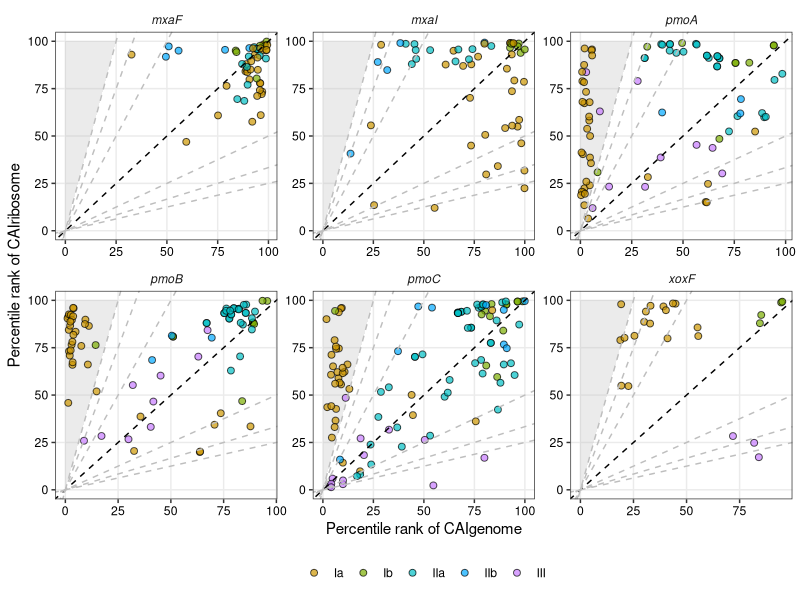
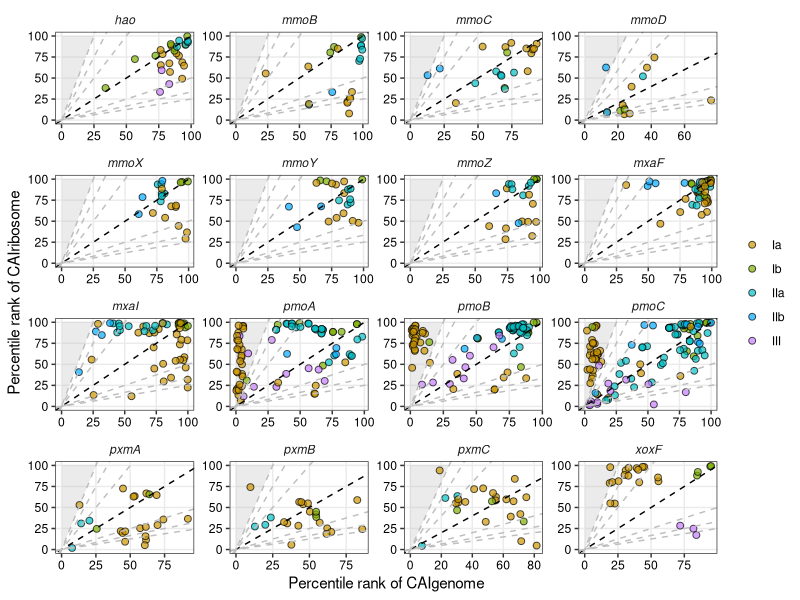

These figures' R source, in order:
#install.packages('ggplot2')
#install.packages('ggrepel')
#install.packages('gridExtra')
#install.packages('scales')
#install.packages("ggpubr")
library('ggplot2')
library('ggrepel')
library('gridExtra')
library('scales')
library("ggpubr")


df <- read.delim(file = '1_QC_CH4.txt', header = TRUE)
#show_col(hue_pal()(8))
manual_colors2 <- c("#CD9600", # Ia
                    "#7CAE00", # Ib
                    "#00BFC4", # IIa *
                    "#00A9FF", # IIb
                    "#C77CFF") # III


p_Fig2B <- ggplot(df[(df$gene_category=='pmo/amo' | df$gene_category=='mxa' | df$gene_category=='xox'), ], aes(x=pCAI_genome, y=pCAI_HiExp)) + 
  geom_polygon(data=data.frame(x=c(0, 0,     100/4), y=c(0, 100,   100)),   aes(x, y), fill="grey", alpha=0.3) + # slope = 4-top
  #geom_polygon(data=data.frame(x=c(0, 100,   100),   y=c(0, 0,     100/4)), aes(x, y), fill="grey", alpha=0.3) + # slope = 4-bottom
  #geom_point(aes(colour=group), alpha=0.3, size=1.5) + #geom_point(aes(colour=group, pch=sample), alpha=0.3, size=1.5) + 
  geom_point(aes(fill=group), alpha=0.7, size=2, colour="black", pch=21) + 
  scale_fill_manual(values = manual_colors2) +
  geom_abline(slope = 1,   intercept = c(0, 0), lty=2, colour='black') +
  geom_abline(slope = 2,   intercept = c(0, 0), lty=2, colour='grey') +
  geom_abline(slope = 1/2, intercept = c(0, 0), lty=2, colour='grey') +
  geom_abline(slope = 3,   intercept = c(0, 0), lty=2, colour='grey') +
  geom_abline(slope = 1/3, intercept = c(0, 0), lty=2, colour='grey') +
  geom_abline(slope = 4,   intercept = c(0, 0), lty=2, colour='grey') +
  geom_abline(slope = 1/4, intercept = c(0, 0), lty=2, colour='grey') +
  facet_wrap(~gene_category_subunit, scales = "free") +
  theme_bw() +
  facet_wrap(~gene_category_subunit, scales = "free") +
  theme(strip.background = element_blank(),
        strip.text = element_text(face = "italic"),
        legend.title=element_blank(),
        legend.position = "bottom",
        axis.text.x = element_text(colour = "black"),
        axis.text.y = element_text(colour = "black"),
        panel.grid.minor = element_blank())+
  xlab(label = "Percentile rank of CAIgenome")+
  ylab(label = "Percentile rank of CAIribosome")+
  NULL
ggsave(filename = "Fig2B.pdf", plot = p_Fig2B, device = "pdf", width = 5.5, height = 5, useDingbats=FALSE)



p_Fig2BS1 <- ggplot(df, aes(x=pCAI_genome, y=pCAI_HiExp)) + 
  geom_polygon(data=data.frame(x=c(0, 0,     100/4), y=c(0, 100,   100)),   aes(x, y), fill="grey", alpha=0.3) + # slope = 4-top
  #geom_polygon(data=data.frame(x=c(0, 100,   100),   y=c(0, 0,     100/4)), aes(x, y), fill="grey", alpha=0.3) + # slope = 4-bottom
  geom_point(aes(fill=group), alpha=0.7, size=2, colour="black", pch=21) + 
  scale_fill_manual(values = manual_colors2) +
  geom_abline(slope = 1,   intercept = c(0, 0), lty=2, colour='black') +
  geom_abline(slope = 2,   intercept = c(0, 0), lty=2, colour='grey') +
  geom_abline(slope = 1/2, intercept = c(0, 0), lty=2, colour='grey') +
  geom_abline(slope = 3,   intercept = c(0, 0), lty=2, colour='grey') +
  geom_abline(slope = 1/3, intercept = c(0, 0), lty=2, colour='grey') +
  geom_abline(slope = 4,   intercept = c(0, 0), lty=2, colour='grey') +
  geom_abline(slope = 1/4, intercept = c(0, 0), lty=2, colour='grey') +
  facet_wrap(~gene_category_subunit, scales = "free") +
  theme_bw() +
  facet_wrap(~gene_category_subunit, scales = "free") +
  theme(strip.background = element_blank(),
        strip.text = element_text(face = "italic"),
        legend.title=element_blank(),
        axis.text.x = element_text(colour = "black"),
        axis.text.y = element_text(colour = "black"),
        panel.grid.minor = element_blank())+
  xlab(label = "Percentile rank of CAIgenome")+
  ylab(label = "Percentile rank of CAIribosome")+
  NULL
ggsave(filename = "Fig2BS1.pdf", plot = p_Fig2BS1, device = "pdf", width = 9, height = 9, useDingbats=FALSE)
